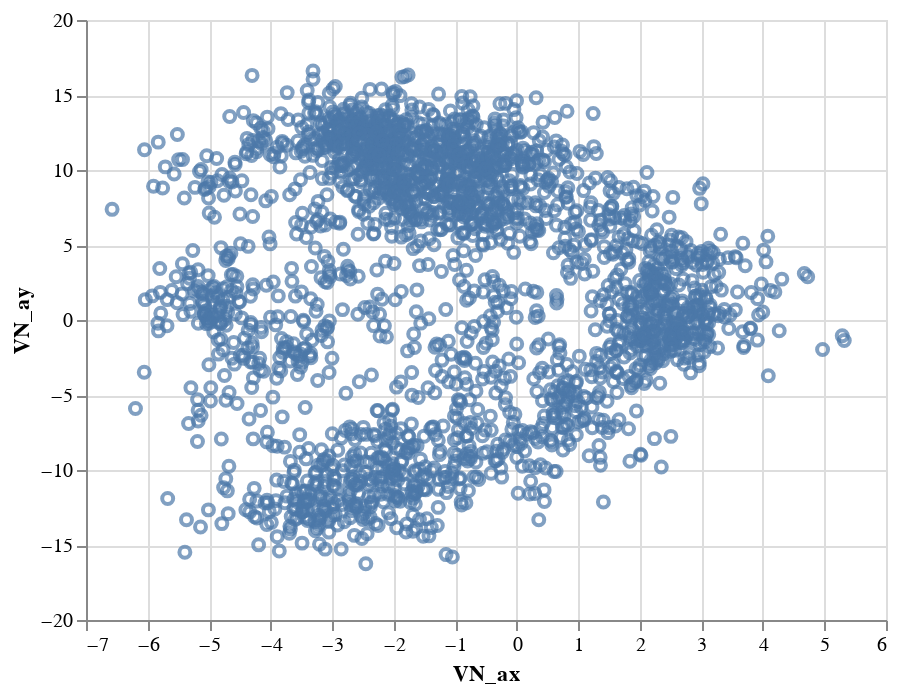

The cell this chart's notebook holds for it:
### Code cell
run.laps[2].gg_diagram()

### Figure 1 — Vega-Lite specification as saved in the notebook (floating-point values rounded to 4 significant figures; data arrays with more than 128 entries replaced by an {"elided": "..."} marker saying what was removed)
{"config": {"view": {"continuousWidth": 400, "continuousHeight": 300}}, "data": {"name": "data-ec91b0739c89d88fa04f8a4715886d9d"}, "mark": "point", "encoding": {"tooltip": [{"field": "TimeStamp", "type": "quantitative"}, {"field": "VN_ax", "type": "quantitative"}, {"field": "VN_ay", "type": "quantitative"}], "x": {"field": "VN_ax", "type": "quantitative"}, "y": {"field": "VN_ay", "type": "quantitative"}}, "$schema": "https://vega.github.io/schema/vega-lite/v4.17.0.json", "datasets": {"data-ec91b0739c89d88fa04f8a4715886d9d": {"elided": "2290 records"}}}
